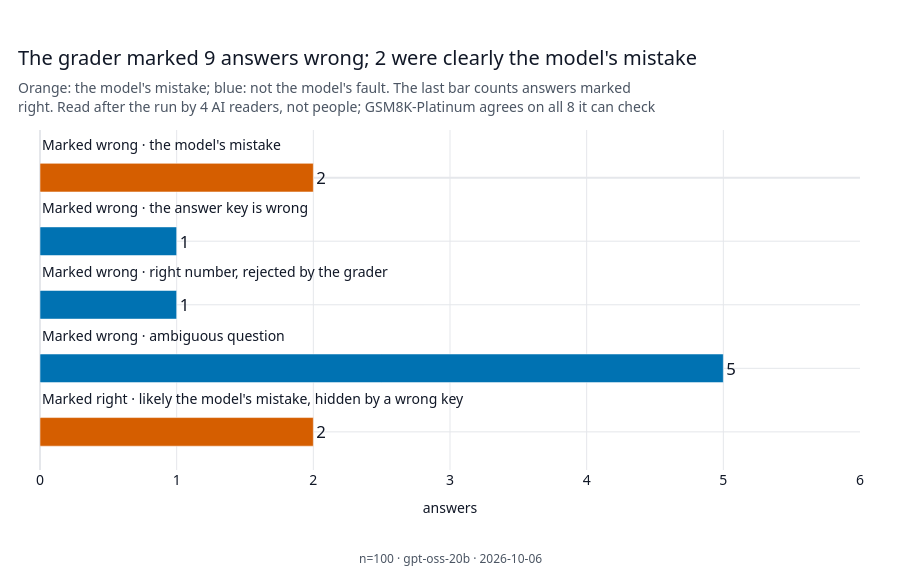

Notebook cell for this chart:
### Markdown cell above
Who was at fault, in both directions:

### Code cell
figures.fig_audit(summary).show()

### Figure 1 — Plotly figure (JSON) as saved in the notebook; plotly's stock layout.template omitted (floating-point values rounded to 4 significant figures)
{"data": [{"customdata": ["Marked wrong · the model's mistake", "Marked wrong · the answer key is wrong", "Marked wrong · right number, rejected by the grader", "Marked wrong · ambiguous question", "Marked right · likely the model's mistake, hidden by a wrong key"], "hovertemplate": "%{customdata}: %{x}<extra></extra>", "marker": {"color": ["#D55E00", "#0072B2", "#0072B2", "#0072B2", "#D55E00"]}, "orientation": "h", "text": ["2", "1", "1", "5", "2"], "textfont": {"size": 16.8}, "textposition": "outside", "type": "bar", "width": 0.45, "x": [2, 1, 1, 5, 2], "y": [0, 1, 2, 3, 4]}], "layout": {"annotations": [{"font": {"color": "#111827", "size": 14}, "showarrow": false, "text": "Marked wrong · the model's mistake", "x": 0, "xanchor": "left", "xref": "paper", "y": 0, "yanchor": "bottom", "yref": "y", "yshift": 21.76}, {"font": {"color": "#111827", "size": 14}, "showarrow": false, "text": "Marked wrong · the answer key is wrong", "x": 0, "xanchor": "left", "xref": "paper", "y": 1, "yanchor": "bottom", "yref": "y", "yshift": 21.76}, {"font": {"color": "#111827", "size": 14}, "showarrow": false, "text": "Marked wrong · right number, rejected by the grader", "x": 0, "xanchor": "left", "xref": "paper", "y": 2, "yanchor": "bottom", "yref": "y", "yshift": 21.76}, {"font": {"color": "#111827", "size": 14}, "showarrow": false, "text": "Marked wrong · ambiguous question", "x": 0, "xanchor": "left", "xref": "paper", "y": 3, "yanchor": "bottom", "yref": "y", "yshift": 21.76}, {"font": {"color": "#111827", "size": 14}, "showarrow": false, "text": "Marked right · likely the model's mistake, hidden by a wrong key", "x": 0, "xanchor": "left", "xref": "paper", "y": 4, "yanchor": "bottom", "yref": "y", "yshift": 21.76}, {"font": {"color": "#4B5563", "size": 12}, "showarrow": false, "text": "n=100 · gpt-oss-20b · 2026-10-06", "x": 0.5, "xanchor": "center", "xref": "paper", "y": 0, "yanchor": "top", "yref": "paper", "yshift": -78}], "font": {"color": "#111827", "family": "\"Segoe UI\", Arial, sans-serif", "size": 14}, "height": 580, "hoverlabel": {"font": {"family": "\"Segoe UI\", Arial, sans-serif", "size": 14}}, "margin": {"b": 110, "l": 40, "r": 40, "t": 130}, "paper_bgcolor": "#FFFFFF", "plot_bgcolor": "#FFFFFF", "showlegend": false, "title": {"font": {"size": 20}, "subtitle": {"font": {"color": "#4B5563", "size": 14}, "text": "Orange: the model's mistake; blue: not the model's fault. The last bar counts answers marked<br>right. Read after the run by 4 AI readers, not people; GSM8K-Platinum agrees on all 8 it can check"}, "text": "The grader marked 9 answers wrong; 2 were clearly the model's mistake", "x": 0.02, "xanchor": "left"}, "xaxis": {"dtick": 1, "gridcolor": "#E5E7EB", "range": [0, 6.0], "title": {"font": {"size": 14}, "text": "answers"}, "zerolinecolor": "#E5E7EB"}, "yaxis": {"gridcolor": "#E5E7EB", "range": [4.6, -0.75], "showticklabels": false, "title": {"font": {"size": 14}}, "zerolinecolor": "#E5E7EB"}}}
